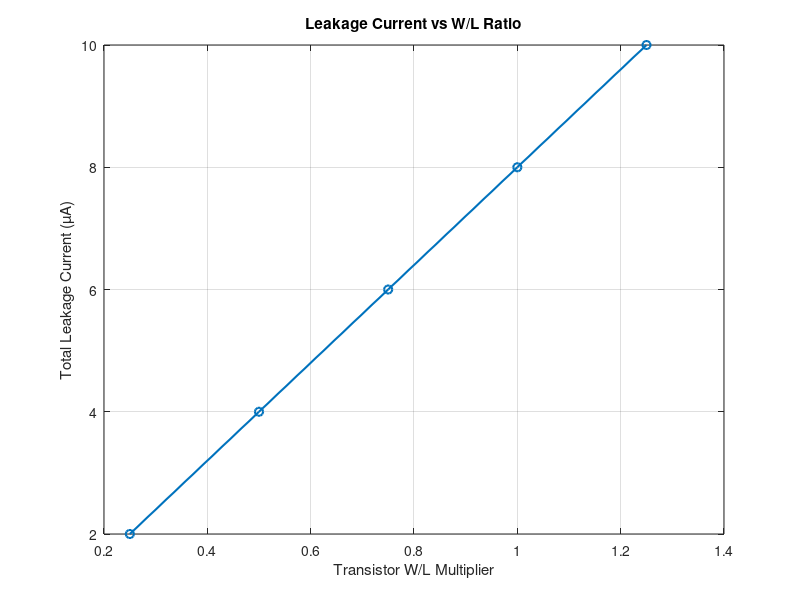

MATLAB code to generate this figure:
% W/L variation analysis
WL = [0.25 0.5 0.75 1.0 1.25];   % multipliers
numRO = 16;                      % assume 16 ROs fixed
numStages = 5;
I_leak_stage_base = 1e-7;        % base leakage per stage (A)

% Leakage proportional to W/L
I_leak_total = WL * numRO * numStages * I_leak_stage_base;

% ---- PRINT VALUES ----
fprintf("Leakage Current vs W/L Multiplier:\n");
fprintf("W/L = %.2f  -->  Leakage = %.4e A (%.3f µA)\n", ...
        [WL; I_leak_total; I_leak_total*1e6]);

% ---- PLOT ----
figure;
plot(WL, I_leak_total*1e6, '-o', 'LineWidth', 1.5);
xlabel('Transistor W/L Multiplier');
ylabel('Total Leakage Current (µA)');
title('Leakage Current vs W/L Ratio');
grid on;
